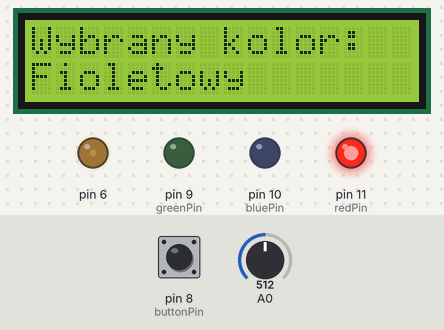
Bench run of a sketch on a simulated Arduino Uno, built with avr-gcc and run on an emulated ATmega328P. On the bench: 16×2 character LCD, output pins drawn as LEDs (lit = HIGH). Inputs (shaded band) come from the test bench; at power-on: pin 8 (buttonPin) LOW, A0 = 512. Random numbers use the default seed unless the sketch sets one.

Above: at 1.2 s.
1.3 s: pin 8 (buttonPin) pulled HIGH for 0.15 s
At 2.5 s:
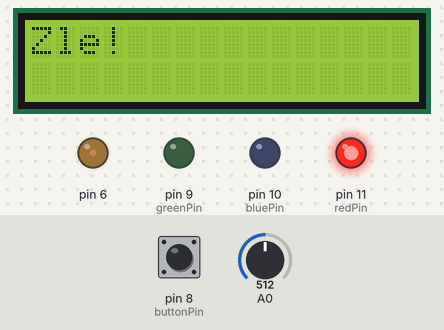
4.4 s: A0 set to 716
At 7.2 s:
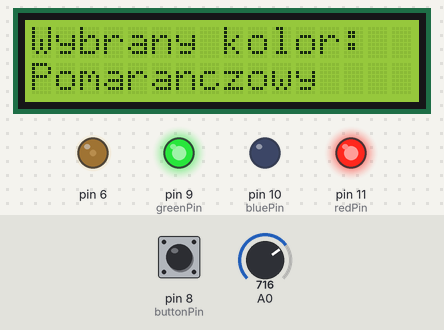
7.4 s: pin 8 (buttonPin) pulled HIGH for 1 s
At 8.7 s:
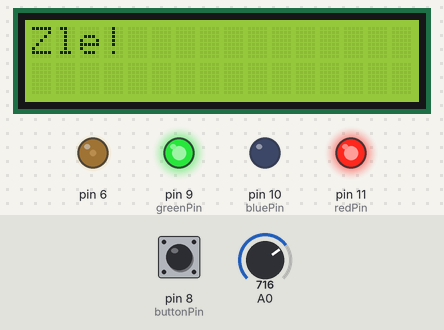
11.4 s: A0 set to 900
At 13.7 s:
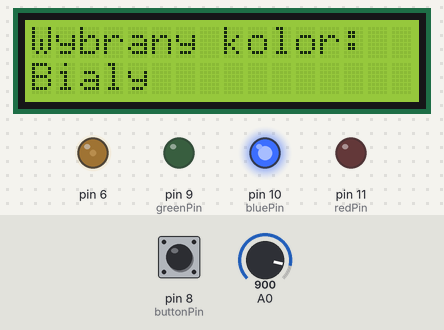
14.0 s: pin 8 (buttonPin) pulled HIGH for 0.15 s
At 15.3 s:
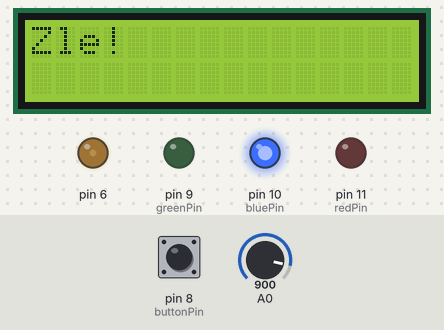
17.1 s: A0 set to 511
At 20.6 s:
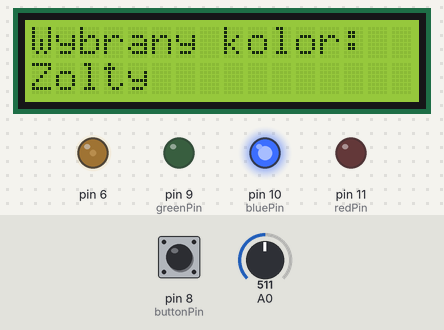
Timing chart, 0 to 21.1 s (numbered marks = the images above; inputs shaded):
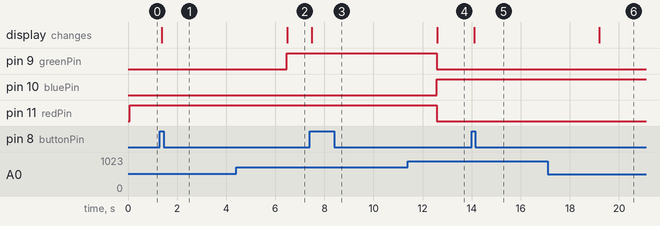

The sketch:

color_guessing.ino
```cpp
#include<LiquidCrystal.h>
const int redPin = 11;
const int greenPin = 9;
const int bluePin = 10;
const int buttonPin = 8;
//Dane
const char* colors[] = {"Czerwony", "Zielony",
"Niebieski", "Zolty",
 "Fioletowy", "Pomaranczowy", "Rozowy",
"Bialy"};
const int colorValues[][5] = {
 {255, 0, 0, 0, 127}, // Czerwony
 {0, 255, 0, 128, 255}, // Zielony
 {0, 0, 255, 256, 383}, // Niebieski
 {255, 255, 0, 384, 511}, // Żółty
 {128, 0, 128, 512, 639}, // Fioletowy
 {255, 90, 0, 640, 767}, // Pomarańczowy
 {255, 0, 255, 768, 895}, // Różowy
 {255, 255, 255, 896, 1023} // Biały
};
int targetColor = 0;
int value = 0;
int selectedColor = -1;
bool nowaRunda = true;
LiquidCrystal lcd(13, 12, 5, 4, 3, 2);
void setup() {
 pinMode(redPin, OUTPUT);
 pinMode(greenPin, OUTPUT);
 pinMode(bluePin, OUTPUT);
 pinMode(buttonPin, INPUT);
 randomSeed(analogRead(0));

 //Ustawienia wyswietlacza
 lcd.begin(16, 2);
 analogWrite(6, 50);

 Serial.begin(9600);
}
void loop() {
 //Start nowej rundy
 if (nowaRunda) {
 targetColor = random(0, 8);
 setColor(colorValues[targetColor][0],
colorValues[targetColor][1],
 colorValues[targetColor][2]);

 lcd.clear();
 lcd.setCursor(0, 0);
 lcd.print("Wybrany kolor:");

 nowaRunda = false;
 }

 //Odczyt potencjometru
 value = analogRead(A0);

 for (int i = 0; i < 8; i++) {
 if (value >= colorValues[i][3] && value <=
colorValues[i][4]) {
 if (selectedColor != i) { //tylko jeśli się zmienił
 selectedColor = i;

 lcd.setCursor(0, 1);
 lcd.print(" "); //czyszczenie linii
 lcd.setCursor(0, 1);
 lcd.print(colors[selectedColor]);
 }
 break;
 }
 }

 //Odczyt przycisku
 int buttonState = digitalRead(buttonPin);

 if (buttonState == HIGH) {
 if (selectedColor == targetColor) {
 lcd.clear();
 lcd.setCursor(0, 0);
 lcd.print("Dobrze!");
 } else {
 lcd.clear();
 lcd.setCursor(0, 0);
 lcd.print("Zle!");
 }
 delay(5000);
 nowaRunda = true; //przygotowanie nowej rundy
 }
 delay(100); //małe opóźnienie na stabilizację przycisku
}
void setColor(int r, int g, int b) {
 analogWrite(redPin, r);
 analogWrite(greenPin, g);
 analogWrite(bluePin, b);
}
```

Measured:
- after the input at 1.3 s, the display: changes after 0.07 s (image 1)
- after the input at 7.4 s, the display: changes after 0.08 s (image 3)
- after the input at 14.0 s, the display: changes after 0.09 s (image 5)
